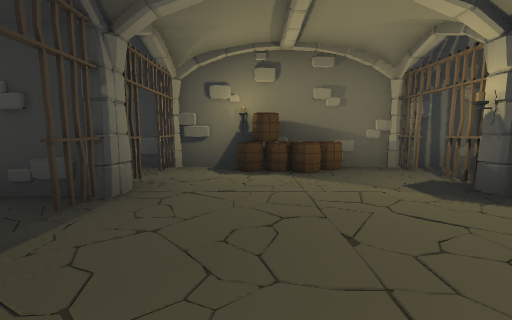
[1] (above)

23 first-person views from a walk through a Unity game level. The camera is 1.2 m above the floor, tilts 6° down and sees 90° across. The floor is counted in squares, 2 m on a side. Each view is taken from the middle of a square. On the plan, view 1 faces up. The plan holds only what a view shows up to about 9 squares ahead; the rest is blank. The place goes on beyond the plan. The player is left out. Door leaves are left out, so doorways stand open. Some surface patterns are stand-ins.

[2]
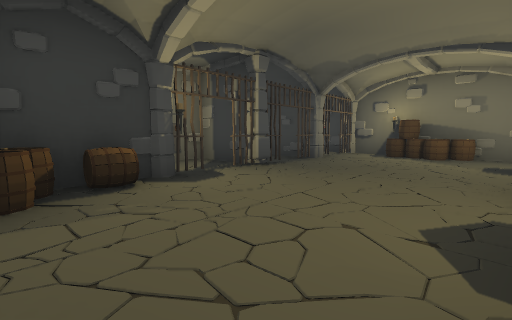

[3]
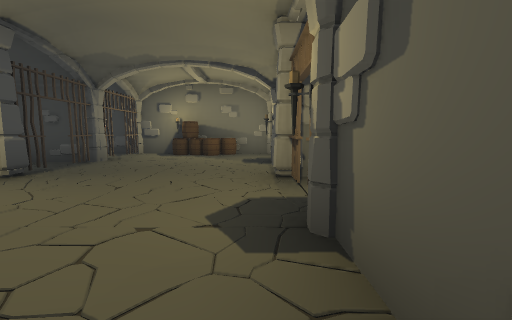

[4]
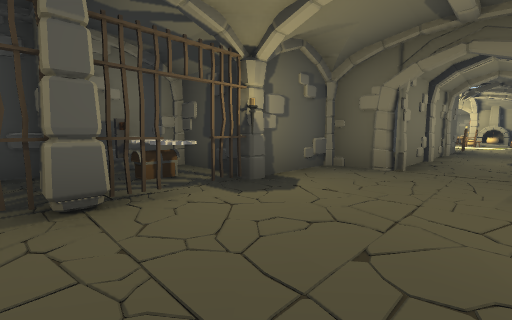

[5]
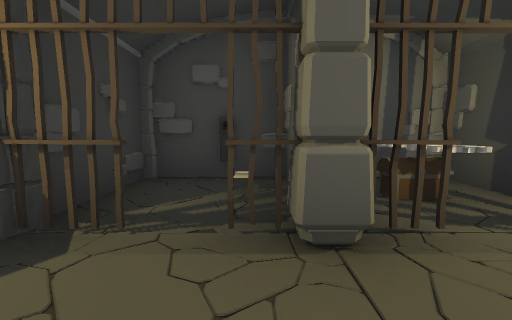

[6]
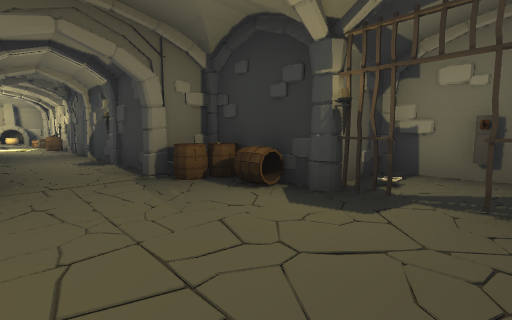

[7]
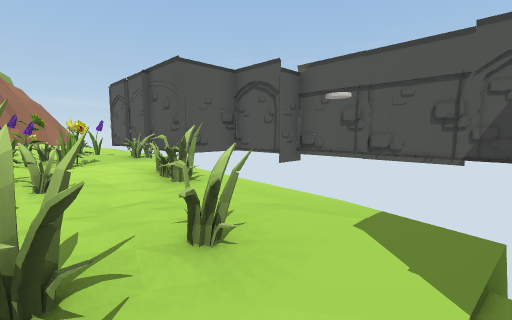

[8]
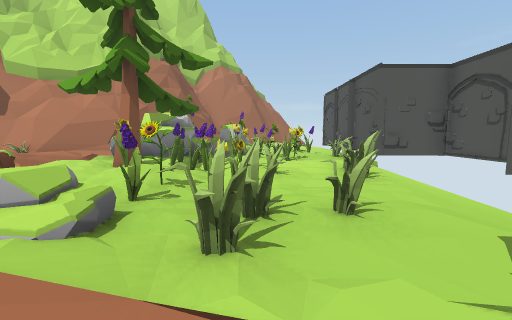

[9]
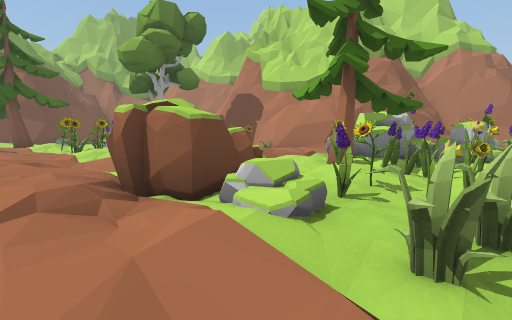

[10]
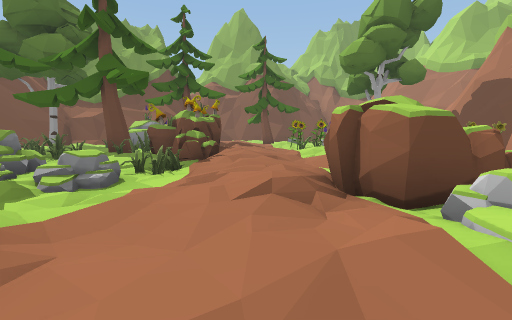

[11]
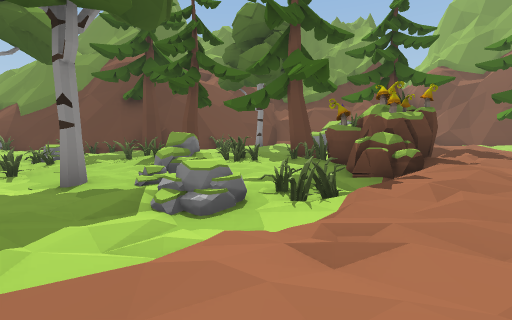

[12]
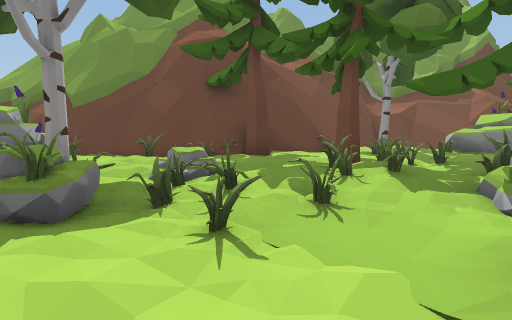

[13]
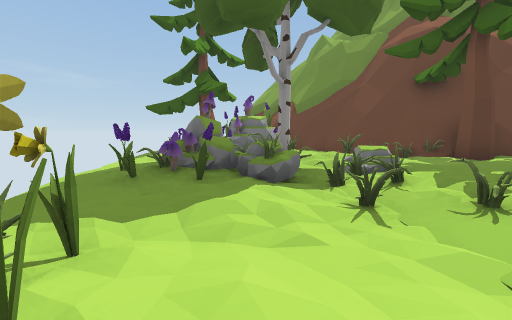

[14]
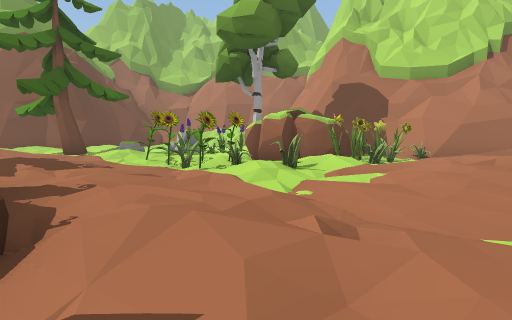

[15]
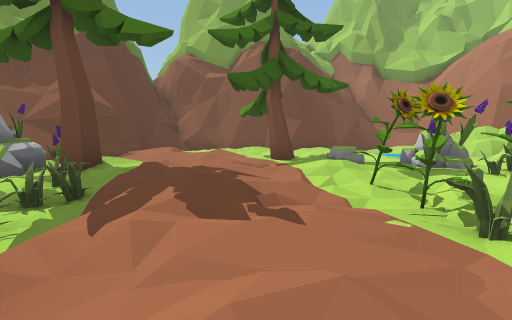

[16]
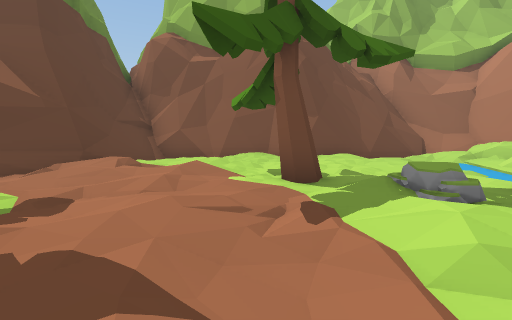

[17]
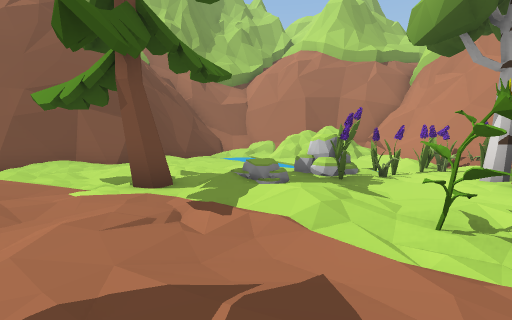

[18]
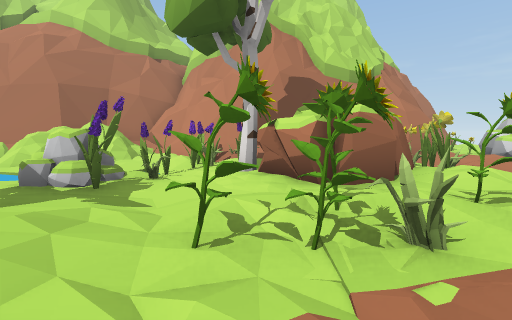

[19]
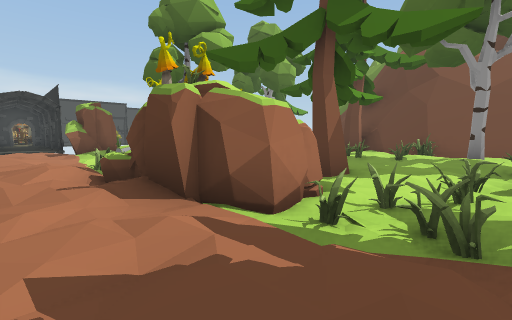

[20]
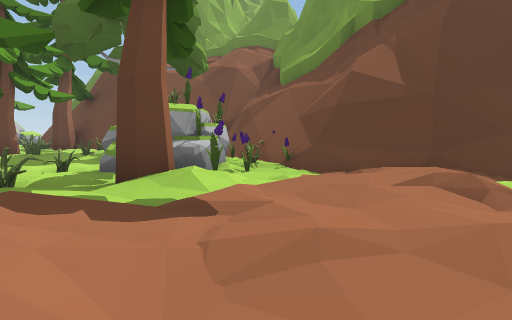

[21]
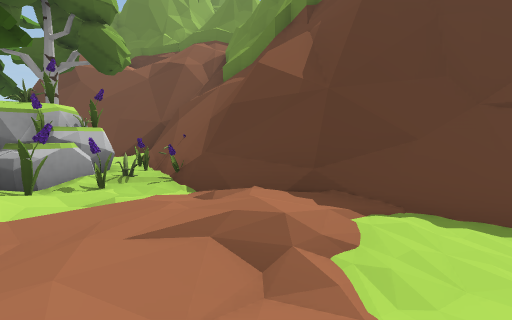

[22]
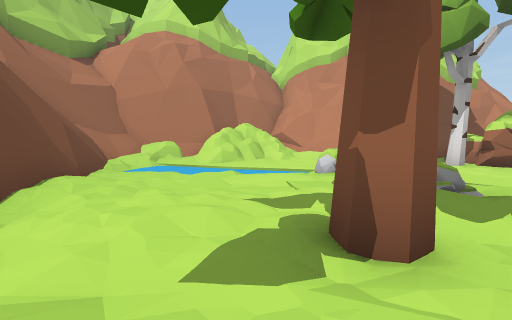

[23]
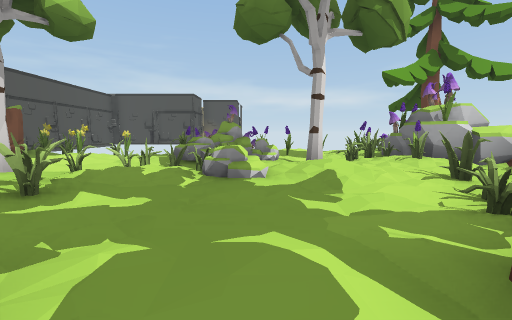

### Floor plan
Key: @ floor where view 1 was taken; # wall or solid block; . main floor; : floor 0.25 m higher than the main floor; - floor 0.25 m lower than the main floor; + floor 0.5 m higher than the main floor; * floor 0.75 m higher than the main floor; / step, stairs or slope; D open door; = window, fence, low wall or low ledge; B barrel; P pillar; L lever; C chest; R rock; T tree; M mushroom; O other object.
Columns run from 28 left of view 1 to 5 right of it. Each row starts with its distance up from view 1.
  5                           ######
  4                           #DBBD##
  3                            D::D##
  2                           OD::DO##
  1                      .:O. #P::P#L#
  0   #######      ##/R OOO..L#D@:DCL#
 -1 ####= /:#O######:.RRR#O#.O#D::DOO#
 -2 # /////./OO. OO::RRRRROOO #B:::###
 -3 #/--/...-O.O OO/+..OOOO.  #BDD:#
 -4 ##-----RO.TOOOO:/:T.OO:O  ##  ##
 -5  #.....RO..OOO:::O.OOO.O   # O#
 -6  ##........:.O:::OO.OO..   #  #
 -7   #....*::OOOO:::OOR/OO-   O::#
 -8   #.:.T::/...::..O/./.-    #::#
 -9   #....:::::::++::+:::O    #::
-10   #.+:::+:/::+O/:O....     DBO
-11   #.::::.:OOOOO.OR-/O ##   #
-12   #.:+::T:OOOMO...:.OO      OO
-13   ###/..RRO.T.O.RR...O#
-14     ##OORR.:.::O/RT-.O/
-15      ##ORRO...O.O:O-..-
-16       ##O:::.O.OOOOOOMO
-17        ##:.TO.T...OOROO-
-18         ##::O..:..+.ROO.
-19         ######.T..:T.O:.
-20              ##O#O:.OO..
-21               ###O.OOROO
-22                 ##..RMOO
-23                  ##RR T
-24                   ##  T

Positions as (right, up) in squares from view 1, and headings:
1: (0, 0), facing up
2: (2, -3), facing up-left
3: (2, -3), facing up
4: (0, 1), facing down-right
5: (1, 1), facing right
6: (1, 0), facing down-left
7: (-7, -8), facing up-right
8: (-7, -9), facing up
9: (-7, -9), facing up-left
10: (-7, -9), facing left
11: (-9, -9), facing down-left
12: (-8, -14), facing down-left
13: (-8, -13), facing down
14: (-12, -10), facing up-left
15: (-15, -9), facing left
16: (-18, -9), facing left
17: (-18, -10), facing up-left
18: (-18, -9), facing up
19: (-18, -9), facing down-right
20: (-21, -9), facing down
21: (-23, -10), facing down
22: (-23, -10), facing up
23: (-14, -18), facing right
